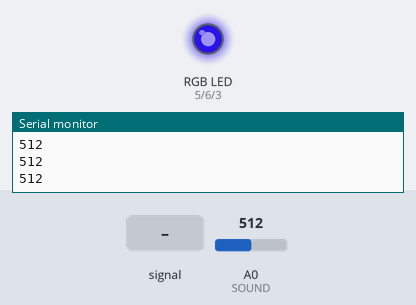
This sketch was run on a simulated Arduino Uno, built with avr-gcc and run on an emulated ATmega328P. On the bench: an RGB LED mixed from three pins (HIGH = lit), the last lines printed to the serial monitor. The inputs (shaded band) are chosen by the test bench; at power-on: A0 (SOUND) = 512. Dim RGB values are drawn brighter than linear; random numbers use the default seed unless the sketch sets one.

Above: at 1.13 s.
1.3 s: A0 (SOUND) fed a 200 Hz sine of ±81 counts around its level
At 3.4 s:
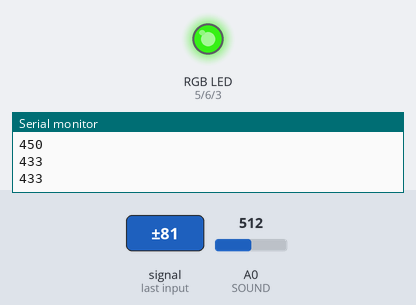
4.3 s: A0 (SOUND) set to 716
At 5.03 s:
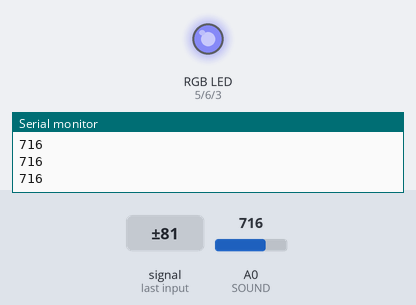
7.3 s: A0 (SOUND) fed a 1000 Hz sine of ±255 counts around its level
At 9.4 s:
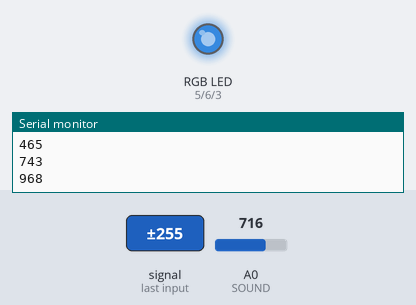
10.3 s: A0 (SOUND) fed a 2 Hz sine of ±306 counts around its level
At 11.52 s:
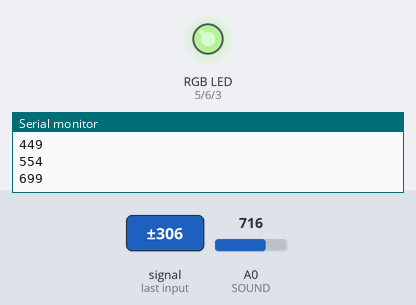
13.3 s: A0 (SOUND) set to 511
16.3 s: A0 (SOUND) fed a 200 Hz sine of ±81 counts around its level
Timing chart, 0 to 26.8 s (numbered marks = the images above; inputs shaded):
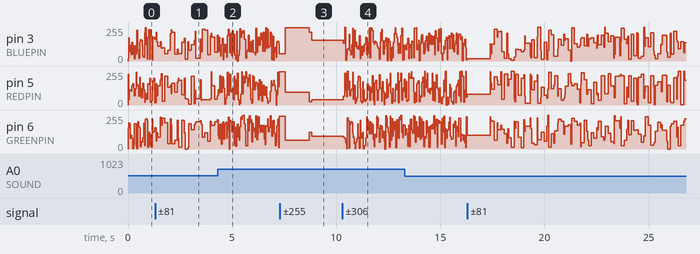

The sketch:

RGB_Sound_Light.ino
```cpp
#define REDPIN 5
#define GREENPIN 6
#define BLUEPIN 3
#define SOUND A0

const int sampleWindow = 30; // sampling ms
unsigned int sample;

int redNow;
int blueNow;
int greenNow;

unsigned int total=0;
unsigned int avg=0;
unsigned int count=1;

void setup() {
  Serial.begin(9600);

  pinMode(REDPIN, OUTPUT);
  pinMode(GREENPIN, OUTPUT);
  pinMode(BLUEPIN, OUTPUT);

  redNow = random(255);
  blueNow = random(255);
  greenNow = random(255);

  analogWrite(REDPIN, redNow);
  analogWrite(BLUEPIN, blueNow);
  analogWrite(GREENPIN, greenNow);
}

void loop() {
  unsigned long startMillis = millis();
  unsigned int peakToPeak = 0;

  unsigned int signalMax = 0;
  unsigned int signalMin = 1024;

  while (millis() - startMillis < sampleWindow) {
    sample = analogRead(SOUND);
    if (sample > signalMax)
        signalMax = sample;  // save just the max levels
      else if (sample < signalMin)
        signalMin = sample;  // save just the min levels
  }

  Serial.println(sample);

  if(count < 1000) {
    total += sample;
    avg = total/count;
    count++;
  } else {
    total = 0;
    count = 1;
  }

  if((sample > signalMax - 2) || (sample < signalMin + 2)) {
    redNow = random(255);
    blueNow = random(255);
    greenNow = random(255);

    analogWrite(REDPIN, redNow);
    analogWrite(BLUEPIN, blueNow);
    analogWrite(GREENPIN, greenNow);
    delay(10);
  }
}
```
